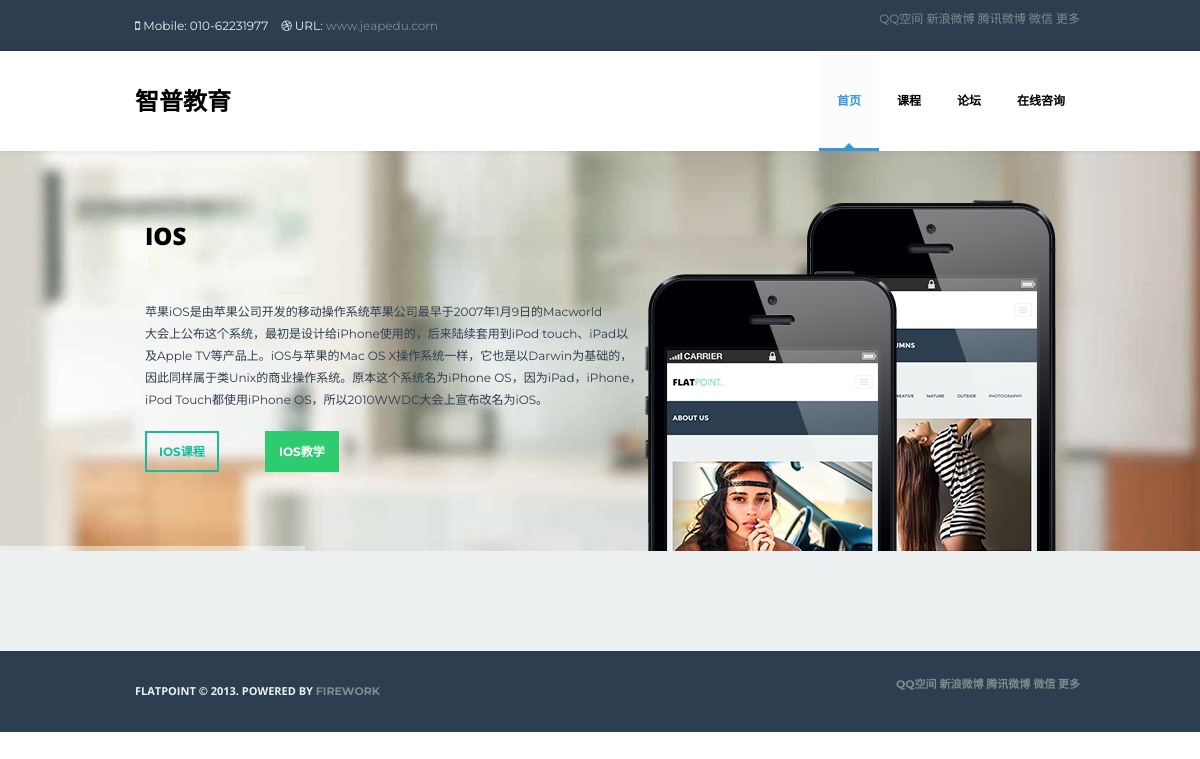
Screenshot of /cates with the database file from the repository.
### pythonvideo/models.py (models this page shows)
class TextInfo(models.Model):
    text       = models.TextField()
    tagname    = models.CharField(max_length=64)

### pythonvideo/views.py (the view)
# urls.py: url(r'^cates$','pythonvideo.views.cates',name='cates'),
def cates(request):
	d	= {}
	cates	= Category.objects.all().order_by('-id')
	d['cates']=cates
 	alltext = TextInfo.objects.all()
        allimg = ImgInfo.objects.all()
        for text in alltext:
		d[text.tagname]        = text.text
        for img in allimg:
		d[img.tagname]        = img.image
	return render_to_response('cates_tag.html',d,context_instance=RequestContext(request))

### templates/cates_tag.html (shortened to what this page needs)
{%extends "base_tag.html"%}
{%block content%}
            <section id="fullwidthbanner-container" class="section fullwidthbanner-container">
                <div class="fullwidthbanner">
                    <ul>
                        <li data-transition="papercut" data-slotamount="10" data-masterspeed="300">
                            <div class="tp-caption modern_medium_fat sft stt"
                                data-x="145"
                                data-y="75"
                                data-speed="300"
                                data-start="1000"
                                data-easing="easeOutExpo">{{tag1001|default:"IOS"}}</div>
                            <div class="tp-caption theme_caption3 sfl stl"
                                data-x="145"
                                data-y="150"
                                data-speed="600"
                                data-start="1400"
                                data-easing="easeOutExpo">
                                {{tag1002|default:"苹果iOS是由苹果公司开发的移动操作系统苹果公司最早于2007年1月9日的Macworld"}}<br>
				{{tag1003|default:"大会上公布这个系统，最初是设计给iPhone使用的，后来陆续套用到iPod touch、iPad以"}}<br>				{{tag1004|default:"及Apple TV等产品上。iOS与苹果的Mac OS X操作系统一样，它也是以Darwin为基础的，"}}<br>				{{tag1005|default:"因此同样属于类Unix的商业操作系统。原本这个系统名为iPhone OS，因为iPad，iPhone，"}}<br>				{{tag1006|default:"iPod Touch都使用iPhone OS，所以2010WWDC大会上宣布改名为iOS。"}}
                            </div>
                            <a href=/courses?cateid=1 target="view_window" class="caption btn btn-flat flat-primary btn-bordered sfb stb"
                                data-x="145"
                                data-y="280"
                                data-speed="300"
                                data-start="1600"
                                data-easing="easeOutExpo">{{tag1007|default:"IOS课程"}}</a>
                            <a href=/courses?cateid=1 target="view_window" class="caption btn btn-flat flat-color sfb stb"
                                data-x="265"
                                data-y="280"
                                data-speed="300"
                                data-start="1800"
                                data-easing="easeOutExpo">{{tag1008|default:"IOS教学"}}</a>
                            <div class="caption lfr ltr"
                                data-x="725"
                                data-y="0"
                                data-speed="300"
                                data-start="2000"
                                data-easing="easeOutExpo"><img src="{{tagimg1033|default:'assets/img/slides/iphone (1).png'}}" alt="Slide Image"></div>
                            <div class="caption lfr ltr"
                                data-x="565"
                                data-y="0"
                                data-speed="300"
                                data-start="2200"
                                data-easing="easeOutExpo"><img src="{{tagimg1034|default:'assets/img/slides/iphone (2).png'}}" alt="Slide Image"></div>
                        </li>
                    </ul>
                    <div class="tp-bannertimer tp-bottom"></div>
                </div>
            </section>
            <section id="our-services" class="section colored-wrapper">
            </section>
{%endblock%}

### templates/base_tag.html (shortened to what this page needs)
<!DOCTYPE html>
<html lang="en">
    <head>
        <link href="/assets/bootstrap/css/bootstrap.css" rel="stylesheet">
        <link href="/assets/UItoTop/css/ui.totop.css" rel="stylesheet">
        <link href="/assets/prettyPhoto/css/prettyPhoto.css" rel="stylesheet">
        <link rel="stylesheet" type="text/css" href="/assets/rs-plugin/css/settings.css" media="screen" />
        <link href="/assets/css/stylesheet.css" rel="stylesheet">
        <link href="/assets/css/skins.css" rel="stylesheet">
        <link href="/assets/font-awesome/css/font-awesome.min.css" rel="stylesheet">
    </head>
    <body>
        <div id="main-wrapper" class="color-skin-3">
            <header id="header-1" class="header">
                <div class="container">
                    <div class="row">
                        <div class="col-xs-12 col-sm-8 header-info-wrapper">
                            <ul class="list-inline">
                                <li><i class="icon-mobile-phone"></i>{{tag3001|default:" Mobile: 010-62231977"}}</li>
                                <li><i class="icon-dribbble"></i> URL: <a href="{{tag3002|default:"http://www.jeapedu.com"}}" target="view_window">www.jeapedu.com</a></li>
                            </ul>
                        </div>
                     <div class="jiathis_style">
			<div class="pull-right">
                        <ul class="social pull-left">
	                   <a class="jiathis_button_qzone">QQ空间</a>
	                   <a class="jiathis_button_tsina">新浪微博</a>
	                   <a class="jiathis_button_tqq">腾讯微博</a>
	                   <a class="jiathis_button_weixin">微信</a>
	                   <a href="http://www.jiathis.com/share" class="jiathis jiathis_txt jiathis_separator jtico jtico_jiathis" target="_blank">更多</a>
                    </div>
                        </div>
                    </div>
                </div>
            </header>
            <header id="header-2" class="header" data-spy="affix" data-offset-top="200" style="width: 100%; top: 0;">
                <nav class="navbar navbar-default" role="navigation">
                    <div class="container">
                        <div class="navbar-header">
                            <a class="navbar-brand" href="{{tag3003|default:"http://www.jeapedu.com"}}" target="view_window">{{tag3004|default:"智普教育"}}</a>
                        </div>
                        <div class="collapse navbar-collapse navbar-ex1-collapse">
                            <ul class="nav navbar-nav">
                                <li class="dropdown active">
                                    <a href="/" class="dropdown-toggle"">{{tag3005|default:"首页"}}</a>
                                </li>
                                <li class="dropdown">
                                    <a href="#" class="dropdown-toggle" data-toggle="dropdown">{{tag3006|default:"课程"}}</a>
                                </li>
                                <li class="dropdown">
                                    <a href="{{tag3011|default:"http://uliweb.cpython.org"}}" target="view_window" class="dropdown-toggle">{{tag3012|default:"论坛"}}</a>
                                </li>
                                <li class="dropdown">
                                    <a href="{{tag3013|default:"http://baidu.com"}}" target="view_window" class="dropdown-toggle" data-toggle="dropdown">{{tag3014|default:"在线咨询"}}</a>
                                </li>
                            </ul>
                        </div>
                    </div>
                </nav>
            </header>
   </div>
{%block content%}
{%endblock%}
<footer id="footer-2" class="footer">
                <div class="container">
                    <div class="row">
                        <div class="col-xs-12 col-sm-6 footer-info-wrapper">
                            <span>FlatPoint © 2013. Powered by <a href="#">Firework</a></span>
                        </div>
                     <div class="jiathis_style">
		 	 <div class="pull-right">
                        <ul class="social pull-left">
	                   <a class="jiathis_button_qzone">QQ空间</a>
	                   <a class="jiathis_button_tsina">新浪微博</a>
	                   <a class="jiathis_button_tqq">腾讯微博</a>
	                   <a class="jiathis_button_weixin">微信</a>
	                   <a href="http://www.jiathis.com/share" class="jiathis jiathis_txt jiathis_separator jtico jtico_jiathis" target="_blank">更多</a>
                    </div>
                    </div>
                </div>
            </footer>
            <div id="skin-chooser-container" class="skin-chooser-container">
                <a data-toggle="modal" href="#myModal" class="skin-chooser sr-only"></a>
            </div>
    </body>
</html>

### pythonvideo/static/css/stylesheet.css (style rules this page uses)
body { font-family: 'Open Sans', sans-serif; font-size: 12px; color: #95a5a6; }
a:not(.btn) { color: #34495e; -webkit-transition: all 0.2s ease-in-out; transition: all 0.2s ease-in-out; font-family: 'Montserrat', sans-serif; }
#header-1 { background-color: #2c3e50; padding: 10px 0; color: #ecf0f1; font-family: 'Montserrat',sans-serif; }
#header-1 .header-info-wrapper { padding-top: 7px; padding-bottom: 7px; }
#header-1 .list-inline { margin-bottom: 0; }
#header-1 .list-inline > li:first-child { padding-left: 0; }
#header-1 a { color: #7f8c8d; }
.navbar-default { border: 0; -webkit-box-shadow: 0 0 5px rgba(0, 0, 0, 0.05); box-shadow: 0 0 5px rgba(0, 0, 0, 0.1); background-color: #ffffff; margin-bottom: 0; border-radius: 0; }
.navbar-default .navbar-brand { font-size: 24px; font-weight: 800; color: #000 !important; text-transform: uppercase; padding-top: 40px; padding-bottom: 40px; font-family: 'Open Sans', sans-serif; }
.navbar-nav > li > a { font-weight: 700; }
@media (min-width: 768px) { .navbar-default { height: 100px; -webkit-transition: all 0.2s ease-in-out; transition: all 0.2s ease-in-out; } }
@media (min-width: 768px) { .navbar-nav { float: right; margin-right: -15px; } }
@media (min-width: 768px) { .navbar-default .navbar-nav > li > a { padding: 40px 18px; text-transform: uppercase; color: #000; } }
@media (min-width: 768px) { .navbar-nav > li:last-child > a { padding-right: 0; } }
@media (min-width: 768px) { .navbar-default .navbar-nav > .active > a, .navbar-default .navbar-nav > .active > a:hover, .navbar-default .navbar-nav > .active > a:focus { color: #2ecc71; background-color: rgba(0, 0, 0, 0.01); border-bottom: 3px solid #2ecc71; padding-bottom: 37px; } }
@media (min-width: 768px) { .navbar-default .navbar-nav > .active > a:after { position: absolute; display: block; width: 0; height: 0; border-color: transparent; border-style: solid; border-width: 5px; border-top-width: 0; border-bottom-color: #2ecc71; bottom: 0px; left: 50%; content: ""; margin-left: -5px; } }
.section.fullwidthbanner-container { width: 100% !important; position: relative; padding: 0; max-height: 400px !important; overflow: hidden; }
.tp-caption.theme_caption3 { position: absolute; color: #2c3e50; text-shadow: none; font-size: 12px; line-height: 22px; font-family: 'Montserrat', sans-serif; margin: 0px; border-width: 0px; border-style: none; white-space: nowrap; }
.tp-caption.btn { font-size: 12px; text-transform: uppercase; font-weight: 700; }
.btn { font-family: 'Montserrat', sans-serif; -webkit-transition: all 0.2s ease; transition: all 0.2s ease; text-transform: uppercase; font-weight: 700; font-size: 12px; padding: 10px 12px; }
.flat-primary, .flat-primary:hover, .flat-primary:active { border: 2px solid rgb(26, 188, 156); }
.flat-primary, .flat-primary.btn-bordered:hover { background-color: rgb(26, 188, 156); color: #ffffff; }
.flat-primary:hover, .flat-primary.btn-bordered { background-color: transparent; color: rgb(26, 188, 156); }
.flat-color, .flat-color:hover, .flat-color:active { border: 2px solid #2ecc71; }
.flat-color, .flat-color.btn-bordered:hover { background-color: #2ecc71; color: #ffffff; }
.btn-flat:not(.btn-rounded) { border-radius: 0; }
#footer-2 { background-color: #2c3e50; padding: 25px 0; text-transform: uppercase; color: #ecf0f1; font-size: 11px; font-weight: 700; }
#footer-2 .footer-info-wrapper { padding-top: 7px; padding-bottom: 7px; }
#footer-2 a { color: #7f8c8d; }
.colored-wrapper { background-color: #ecf0f1; }
.section { padding: 50px 0; }
.skin-chooser { width: 40px; height: 40px; border: 1px solid #cccccc;; display: block; border-radius: 3px; line-height: 40px; text-align: center; font-size: 14px; position: fixed; top: 200px; left: 20px; z-index: 1000; background-color: #ffffff; }

### rows the page displays
TextInfo: text "Mobile: 010-62231977"
TextInfo: text "智普教育"
TextInfo: text "首页"
TextInfo: text "课程"
TextInfo: text "论坛"
TextInfo: text "在线咨询"
TextInfo: text "苹果iOS是由苹果公司开发的移动操作系统苹果公司最早于2007年1月9日的Macworld"
TextInfo: text "大会上公布这个系统，最初是设计给iPhone使用的，后来陆续套用到iPod touch、iPad以"
TextInfo: text "及Apple TV等产品上。iOS与苹果的Mac OS X操作系统一样，它也是以Darwin为基础的，"
TextInfo: text "因此同样属于类Unix的商业操作系统。原本这个系统名为iPhone OS，因为iPad，iPhone，"
TextInfo: text "iPod Touch都使用iPhone OS，所以2010WWDC大会上宣布改名为iOS。"
TextInfo: text "IOS课程"
TextInfo: text "IOS教学"

### other values shown
{{ tag1001|default:"IOS" }} "IOS"
